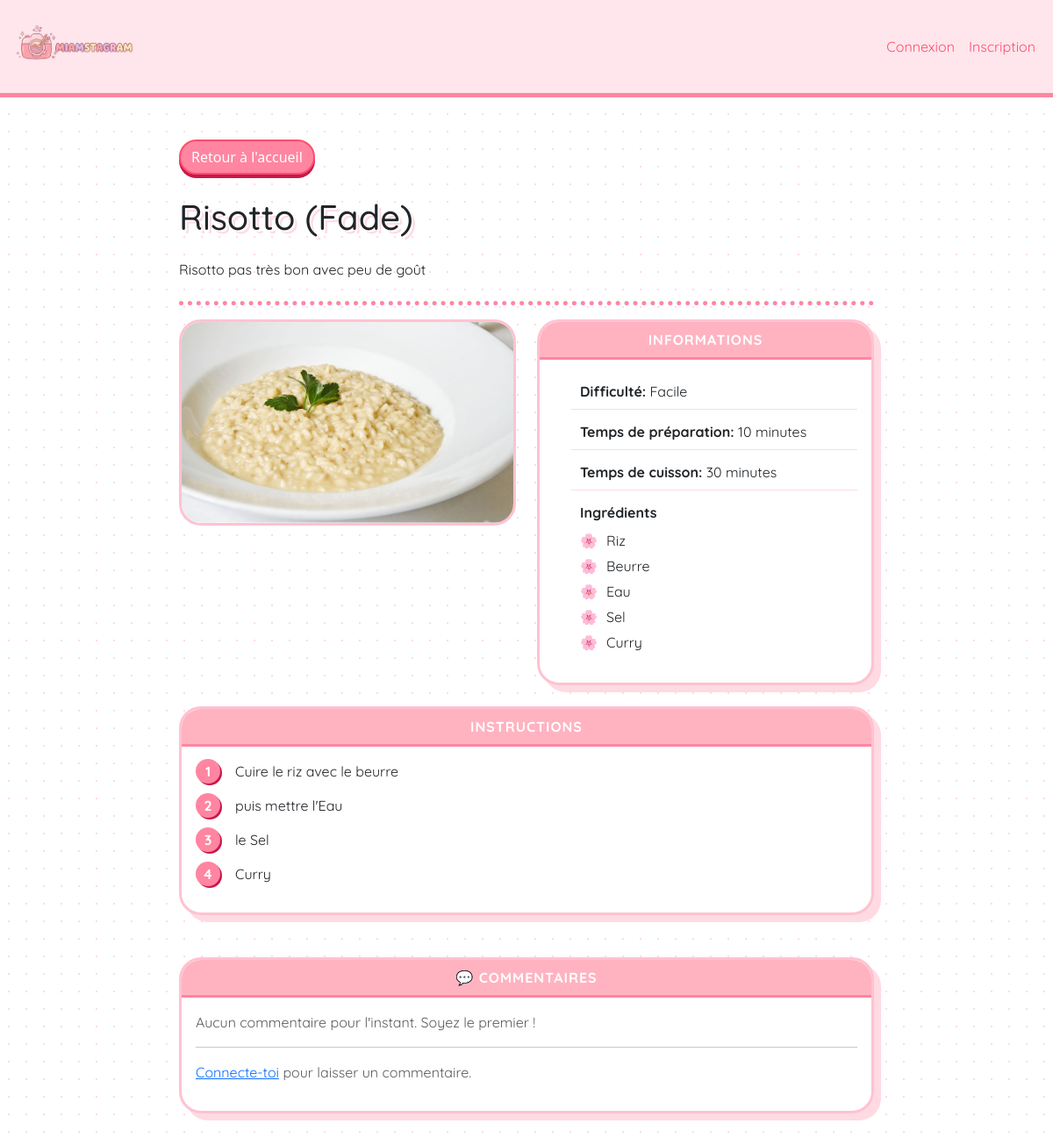
Page /recettes/4 on the committed database.
### app.py (models this page shows)
class recettes(db.Model):
    recette_id = db.Column(db.Integer, primary_key=True)
    titre = db.Column(db.String(80), nullable=False)
    description = db.Column(db.Text, nullable=False)
    image_file = db.Column(db.String(120), nullable=False, default='default.jpg')
    difficulte = db.Column(db.String(20), nullable=False)
    temps_preparation = db.Column(db.Integer, nullable=False)
    temps_cuisson = db.Column(db.Integer, nullable=True)
    ingredients = db.Column(db.Text, nullable=False)
    instructions = db.Column(db.Text, nullable=False)
    statut = db.Column(db.String(20), nullable=False, default='public')
    auteur_id = db.Column(db.Integer, db.ForeignKey('user.id'), nullable=True)

### app.py (the view)
@app.route('/recettes/<int:recette_id>')
def recettes_page(recette_id):
    recette = recettes.query.get_or_404(recette_id)
    if recette.statut == 'prive' and session.get('user_id') != recette.auteur_id:
        flash("Cette recette est privée.", "danger")
        return redirect(url_for('home'))
    commentaires = Comment.query.filter_by(recette_id=recette_id).all()
    return render_template('recettes.html', recette=recette, commentaires=commentaires)

### templates/recettes.html (shortened to what this page needs)
<!doctype html>
<html lang="fr">
  <head>
    <link
      rel="stylesheet"
      href="{{ url_for('static', filename='css/style.css') }}"
    />
    <link
      href="https://cdn.jsdelivr.net/npm/bootstrap@5.3.8/dist/css/bootstrap.min.css"
      rel="stylesheet"
    />
  </head>
  <body>
    <header class="sticky-top">
      <nav class="navbar navbar-expand-lg bg-body-tertiary">
        <div class="container-fluid">
          <a class="navbar-brand" href="{{ url_for('home') }}">
            <img
              src="{{ url_for('static', filename='img/logo_horizontal.png') }}"
              alt="Logo"
              height="80"
            />
          </a>
          <div class="collapse navbar-collapse" id="navbarSupportedContent">
            <div class="d-flex ms-auto">
              <ul class="navbar-nav me-auto mb-2 mb-lg-0 align-items-center">
                {% if 'user_id' in session %}
                <li class="nav-item me-3">
                  <a
                    class="btn btn-success rounded-pill fw-bold"
                    href="{{ url_for('ajouter_recette') }}"
                    style="
                      background-color: #ff4d6d;
                      border: none;
                      box-shadow: 0 4px 0 #c9184a;
                    "
                  >
                    Créer une recette
                  </a>
                </li>
                <li class="nav-item">
                  <a
                    class="nav-link fw-bold text-primary"
                    href="{{ url_for('profil') }}"
                    >👤 {{ session['username'] }}</a
                  >
                </li>
                <li class="nav-item">
                  <a class="nav-link" href="{{ url_for('deconnexion') }}"
                    >Déconnexion</a
                  >
                </li>
                {% else %}
                <li class="nav-item">
                  <a class="nav-link" href="{{ url_for('connexion') }}"
                    >Connexion</a
                  >
                </li>
                <li class="nav-item">
                  <a class="nav-link" href="{{ url_for('inscription') }}"
                    >Inscription</a
                  >
                </li>
                {% endif %}
              </ul>
            </div>
          </div>
        </div>
      </nav>
    </header>
    <div class="row mt-5 justify-content-center">
      <div class="col-8">
        <a href="{{ url_for('home')}}" class="btn btn-primary mb-4">
          Retour à l'accueil</a
        >
        <h1 class="mb-4">{{ recette.titre }}</h1>
        <p class="mb-4">{{ recette.description }}</p>
        <hr class="my_line mb-3" />
        <div class="row align-items-start">
          <div class="col-md-6">
            <img
              src="{{ url_for('static', filename='img/' + recette.image_file) }}"
              class="img-fluid rounded"
              style="border: 3px solid #ffc2d1; border-radius: 25px !important"
              alt="{{ recette.titre }}"
            />
          </div>
          <div class="col-md-6">
            <div class="card">
              <div class="card-header">Informations</div>
              <div class="card-body">
                <ul class="list-group list-group-flush">
                  <li class="list-group-item">
                    <strong>Difficulté:</strong> {{ recette.difficulte }}
                  </li>
                  <li class="list-group-item">
                    <strong>Temps de préparation:</strong> {{
                    recette.temps_preparation }} minutes
                  </li>
                  <li class="list-group-item">
                    <strong>Temps de cuisson:</strong> {{ recette.temps_cuisson
                    }} minutes
                  </li>
                  <li class="list-group-item">
                    <strong>Ingrédients</strong>
                    <ul class="mt-2">
                      {% for ingredient in recette.ingredients.split(',') %}
                      <li>{{ ingredient.strip() }}</li>
                      {% endfor %}
                    </ul>
                  </li>
                </ul>
              </div>
            </div>
          </div>
        </div>
        <div class="row mt-4 mb-5">
          <div class="col-12">
            <div class="card">
              <div class="card-header">Instructions</div>
              <div class="card-body">
                <ol>
                  {% for etape in recette.instructions.split(';') %} {% if
                  etape.strip() %}
                  <li>{{ etape.strip() }}</li>
                  {% endif %} {% endfor %}
                </ol>
              </div>
            </div>
          </div>
        </div>
        <div class="row mb-5">
          <div class="col-12">
            <div class="card">
              <div class="card-header fw-bold">💬 Commentaires</div>
              <div class="card-body">
                {% if commentaires %} {% for c in commentaires %}
                <div class="border rounded p-3 mb-3 bg-light">
                  <strong>{{ c.auteur.username }}</strong>
                  <p class="mb-0 mt-1">{{ c.contenu }}</p>
                </div>
                {% endfor %} {% else %}
                <p class="text-muted">
                  Aucun commentaire pour l'instant. Soyez le premier !
                </p>
                {% endif %}
                <hr />
                {% if session.user_id %}
                <form
                  method="POST"
                  action="{{ url_for('commenter', recette_id=recette.recette_id) }}"
                >
                  <div class="mb-3">
                    <label for="contenu" class="form-label fw-bold"
                      >Laisser un commentaire</label
                    >
                    <textarea
                      class="form-control"
                      id="contenu"
                      name="contenu"
                      rows="3"
                      placeholder="Votre commentaire..."
                      maxlength="500"
                      required
                    ></textarea>
                  </div>
                  <button type="submit" class="btn btn-primary rounded-pill">
                    Envoyer
                  </button>
                </form>
                {% else %}
                <p class="text-muted">
                  <a href="{{ url_for('connexion') }}">Connecte-toi</a> pour
                  laisser un commentaire.
                </p>
                {% endif %}
              </div>
            </div>
          </div>
        </div>
      </div>
    </div>
  </body>
</html>

### static/css/style.css (style rules this page uses)
:root { --bs-primary: #ff85a1; --bs-primary-rgb: 255, 133, 161; --bs-body-bg: #fff0f3; --bs-body-color: #7a4a53; --bs-border-color: #ffc2d1; }
body { background-image: radial-gradient(#ffdae3 1px, transparent 1px); background-size: 20px 20px; font-family: 'Segoe UI', Roboto, 'Helvetica Neue', sans-serif; }
.navbar.bg-body-tertiary { background-color: #ffe5ec !important; border-bottom: 5px solid #ff85a1; }
.navbar-brand { color: #ff4d6d !important; font-weight: 900; text-transform: uppercase; letter-spacing: 1px; }
.card { background-color: #ffffff; border: 3px solid #ffc2d1 !important; border-radius: 25px !important; box-shadow: 8px 8px 0px #ffdae3; transition: all 0.2s ease; }
.btn-primary { background-color: #ff85a1 !important; border: 2px solid #ff4d6d !important; border-radius: 50px !important; color: white !important; padding: 8px 20px; box-shadow: 0 4px 0 #c9184a; }
.my_line { border-top: 5px dotted #ff85a1 !important; opacity: 1; }
h1, h2 { color: #ff4d6d; text-shadow: 2px 2px 0px #ffffff, 4px 4px 0px #ffdae3; }
body, p, .navbar, .card, .btn { font-family: 'Quicksand', sans-serif; }
.nav-link { color: #ff4d6d !important; font-weight: 700; transition: all 0.3s ease; }
.card-header { background-color: #ffb3c1 !important; color: white !important; font-weight: bold; text-transform: uppercase; border-bottom: 3px solid #ff85a1 !important; border-radius: 22px 22px 0 0 !important; text-align: center; letter-spacing: 1px; }
.list-group-item { background-color: transparent !important; border-color: #ffdae3 !important; color: #7a4a53; padding: 12px 20px; }
.card-body ul { list-style-type: '🌸'; padding-left: 20px; }
.card-body ul li { padding-left: 10px; margin-bottom: 5px; }
.card-body ol { counter-reset: kawaii-counter; list-style: none; padding-left: 0; }
.card-body ol li { counter-increment: kawaii-counter; margin-bottom: 15px; position: relative; padding-left: 45px; }
.card-body ol li::before { content: counter(kawaii-counter); position: absolute; left: 0; top: -2px; background-color: #ff85a1; color: white; width: 28px; height: 28px; border-radius: 50%; display: flex; align-items: center; justify-content: center; font-weight: bold; box-shadow: 2px 2px 0px #c9184a; }
h1 { font-family: 'Quicksand', sans-serif; font-weight: 700; }

### rows in the picture
recettes: titre "Risotto (Fade)", description "Risotto pas très bon avec peu de goût", image_file (picture), difficulte "Facile", temps_preparation "10", temps_cuisson "30"

### other values in the picture
{{ ingredient.strip() }} "Riz" "Beurre" "Eau" "Sel" "Curry"
{{ etape.strip() }} "Cuire le riz avec le beurre" "puis mettre l'Eau" "le Sel" "Curry"
